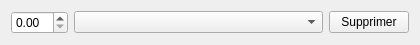
<?xml version="1.0" encoding="UTF-8"?>
<ui version="4.0">
 <class>ListeParticuleReaction</class>
 <widget class="QWidget" name="ListeParticuleReaction">
  <property name="geometry">
   <rect>
    <x>0</x>
    <y>0</y>
    <width>420</width>
    <height>41</height>
   </rect>
  </property>
  <property name="windowTitle">
   <string>Form</string>
  </property>
  <layout class="QHBoxLayout" name="horizontalLayout">
   <item>
    <widget class="QDoubleSpinBox" name="Nombre">
     <property name="sizePolicy">
      <sizepolicy hsizetype="Maximum" vsizetype="Fixed">
       <horstretch>0</horstretch>
       <verstretch>0</verstretch>
      </sizepolicy>
     </property>
    </widget>
   </item>
   <item>
    <widget class="QComboBox" name="Particule"/>
   </item>
   <item>
    <widget class="QPushButton" name="Supprimer">
     <property name="sizePolicy">
      <sizepolicy hsizetype="Maximum" vsizetype="Fixed">
       <horstretch>0</horstretch>
       <verstretch>0</verstretch>
      </sizepolicy>
     </property>
     <property name="text">
      <string>Supprimer</string>
     </property>
    </widget>
   </item>
  </layout>
 </widget>
 <resources/>
 <connections/>
</ui>
